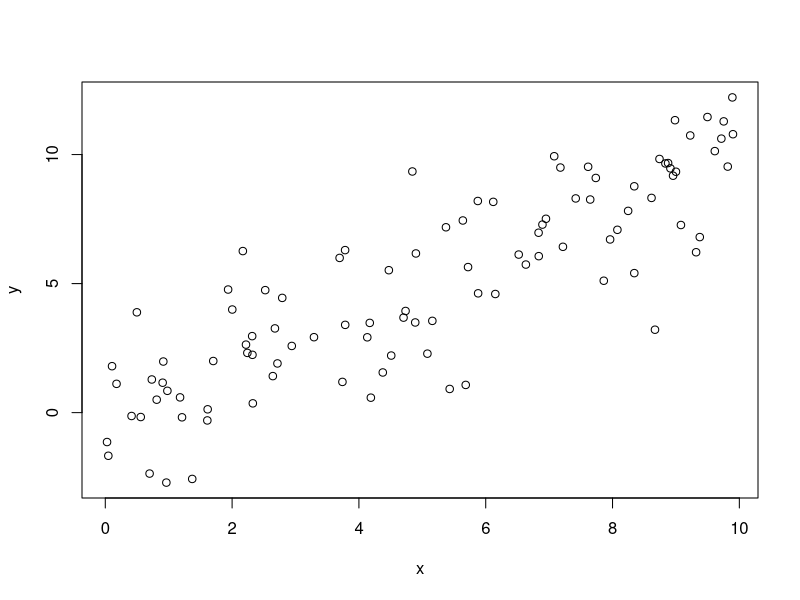
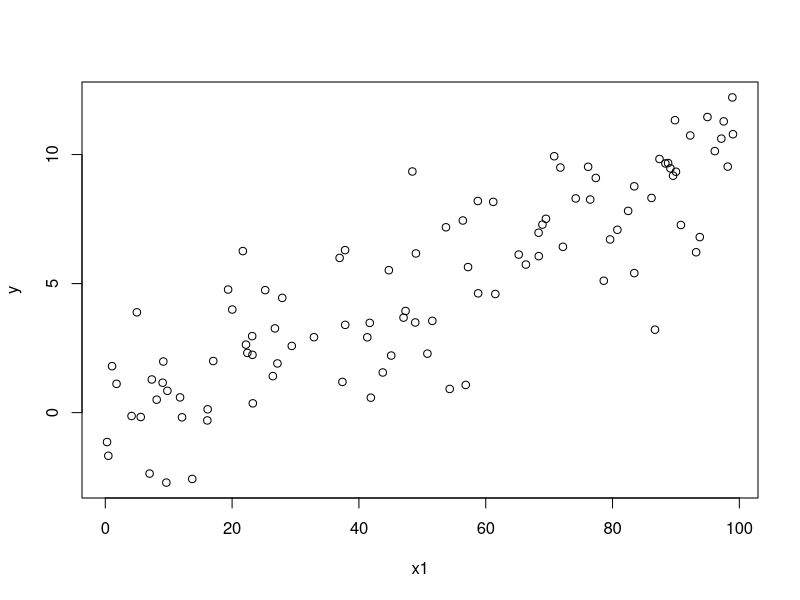
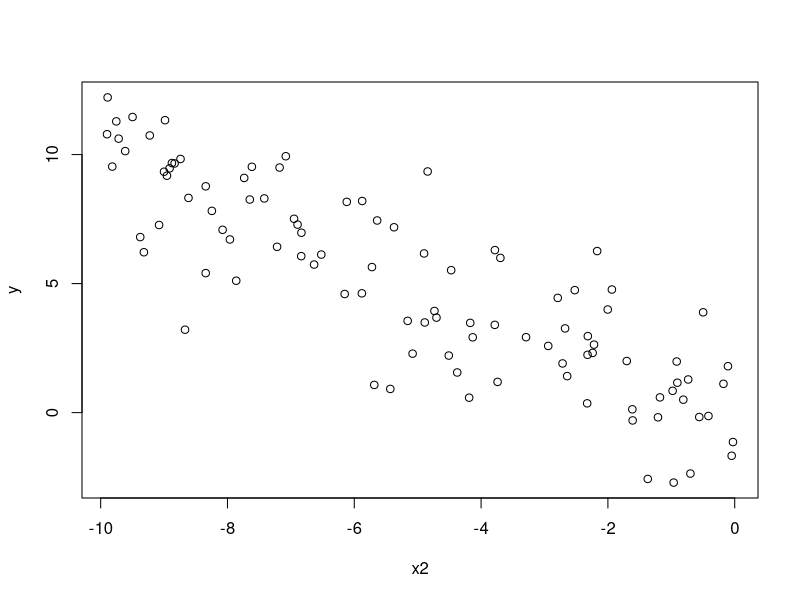
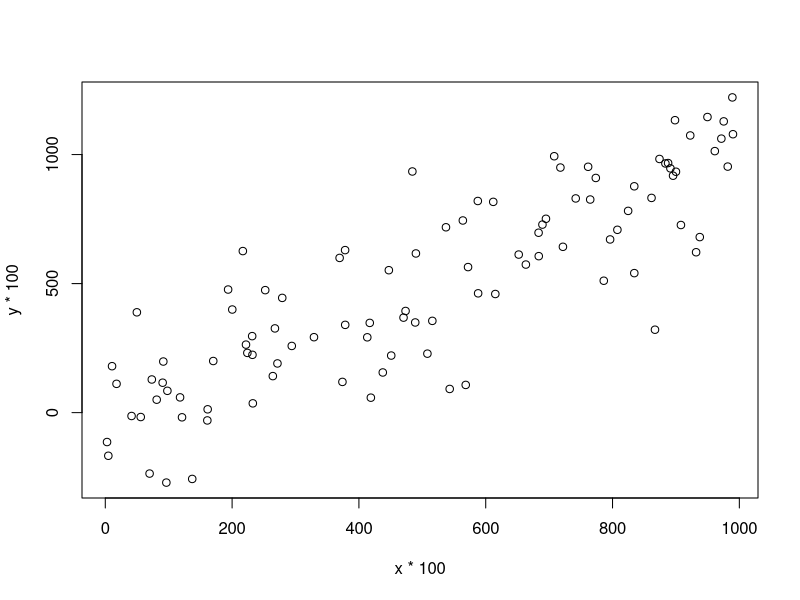
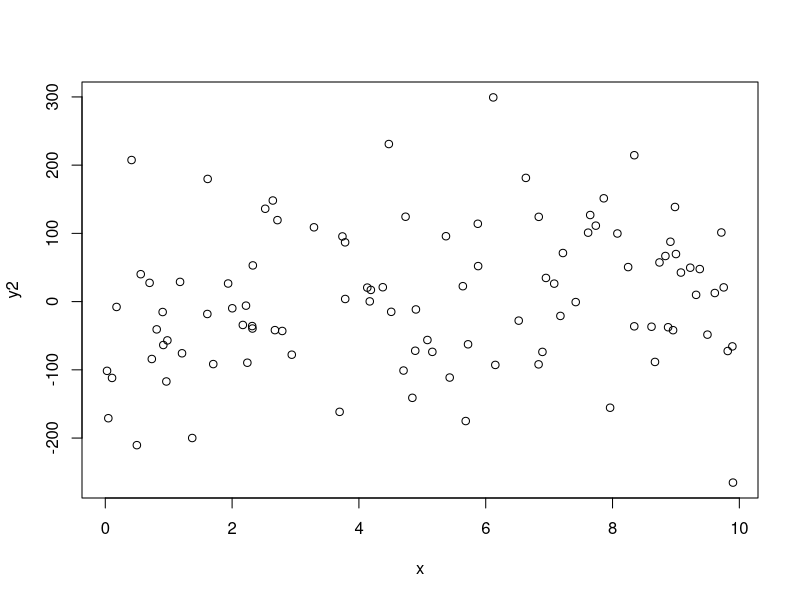
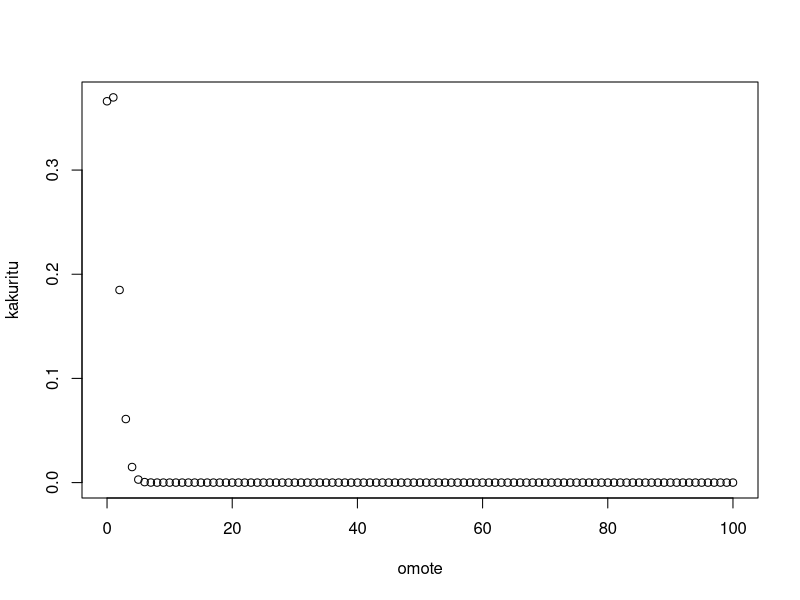

These figures' R source, in order:
x<-runif(100,0,10)
y<-x+rnorm(100,0,2)
plot(x,y)
cov(x,y)
cov(x,y)/sqrt(var(x)*var(y))

x1<-10*x
plot(x1,y)
cov(x1,y)
cov(x,y)/sqrt(var(x)*var(y))

x2<--x
plot(x2,y)
cov(x2,y)
plot(x*100,y*100)
cov(x*100,y*100)


y2<-x+rnorm(100,0,90)
plot(x,y2)
cov(x,y)

var(scale(x))

omote<-0:100
kakuritu<-choose(100,omote)*(0.01^omote)*(0.99^(100-omote))
kakuritu
plot(omote,kakuritu)
sum(kakuritu)
